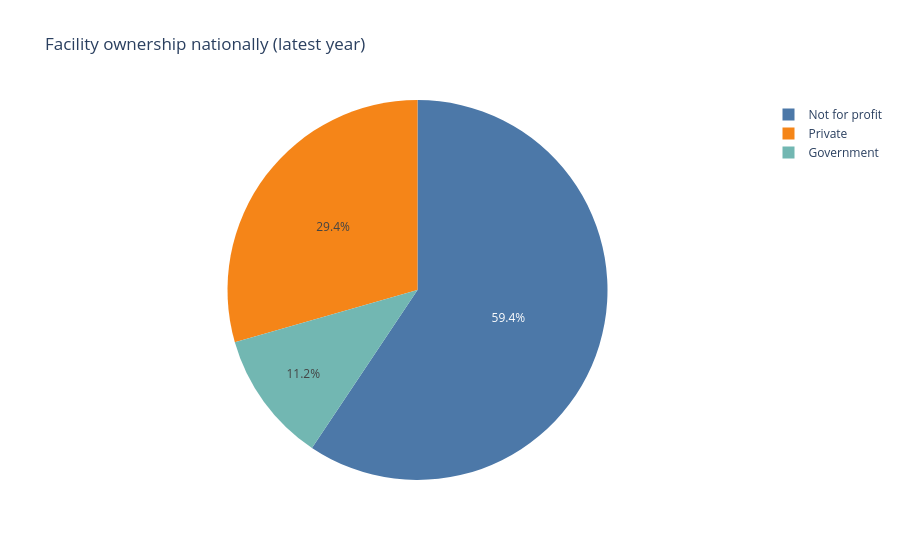

The notebook cell this image was saved under:
### Code cell
# Org type breakdown nationally
org_counts = latest_supply[['n_nfp','n_government','n_private']].sum().reset_index()
org_counts.columns = ['org_type','count']
org_counts['org_type'] = ['Not for profit','Government','Private']

fig = px.pie(
    org_counts, values='count', names='org_type',
    title='Facility ownership nationally (latest year)',
    color='org_type',
    color_discrete_map={'Not for profit':'#4C78A8','Government':'#72B7B2','Private':'#F58518'}
)
fig.show()

### Figure 1 — Plotly figure (JSON) as saved in the notebook; plotly's stock layout.template omitted (floating-point values rounded to 4 significant figures)
{"data": [{"customdata": [["Not for profit"], ["Government"], ["Private"]], "domain": {"x": [0, 1], "y": [0, 1]}, "hovertemplate": "org_type=%{customdata[0]}<br>count=%{value}<extra></extra>", "labels": ["Not for profit", "Government", "Private"], "legendgroup": "", "marker": {"colors": ["#4C78A8", "#72B7B2", "#F58518"]}, "name": "", "showlegend": true, "type": "pie", "values": [3193, 602, 1583]}], "layout": {"legend": {"tracegroupgap": 0}, "title": {"text": "Facility ownership nationally (latest year)"}}}
